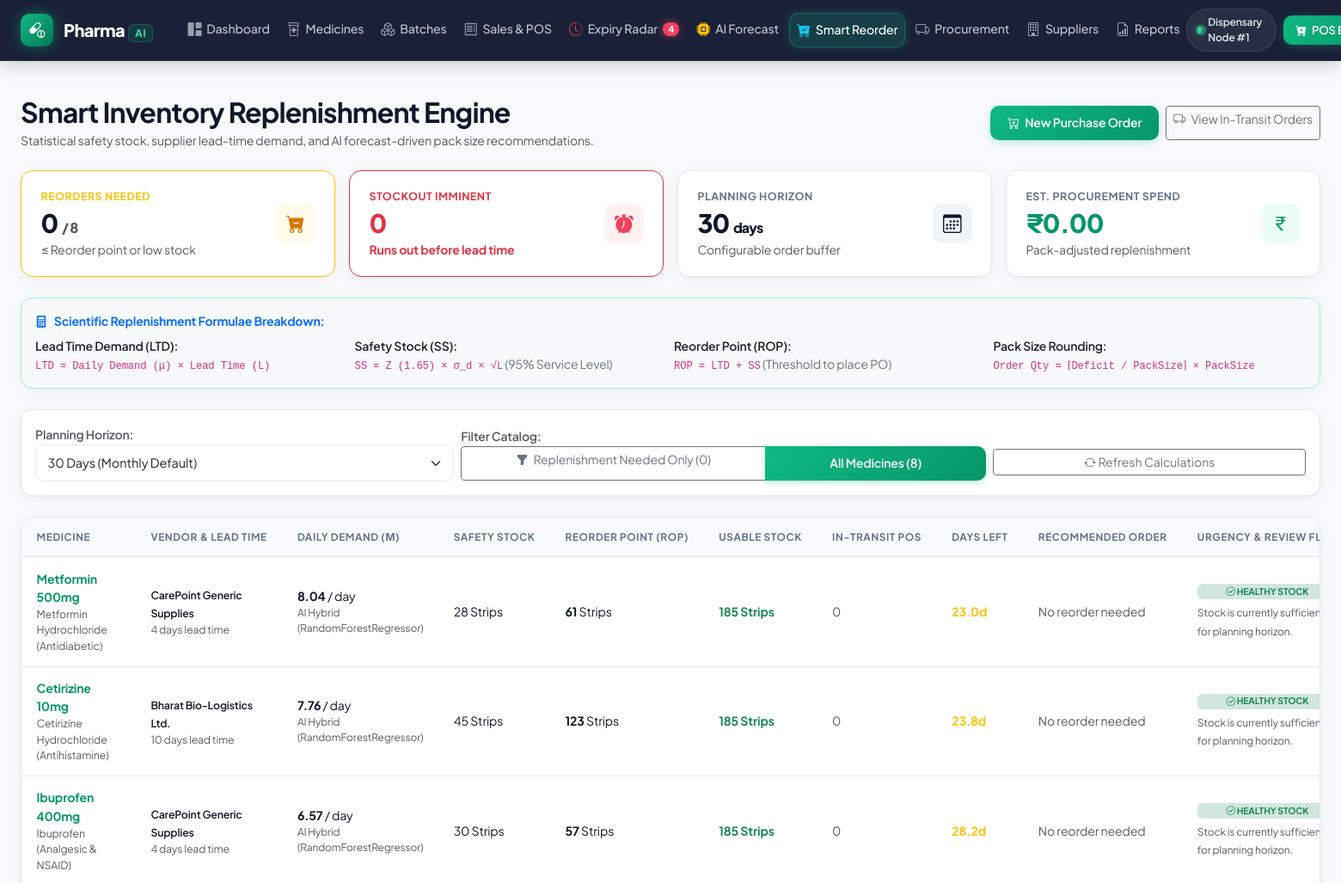
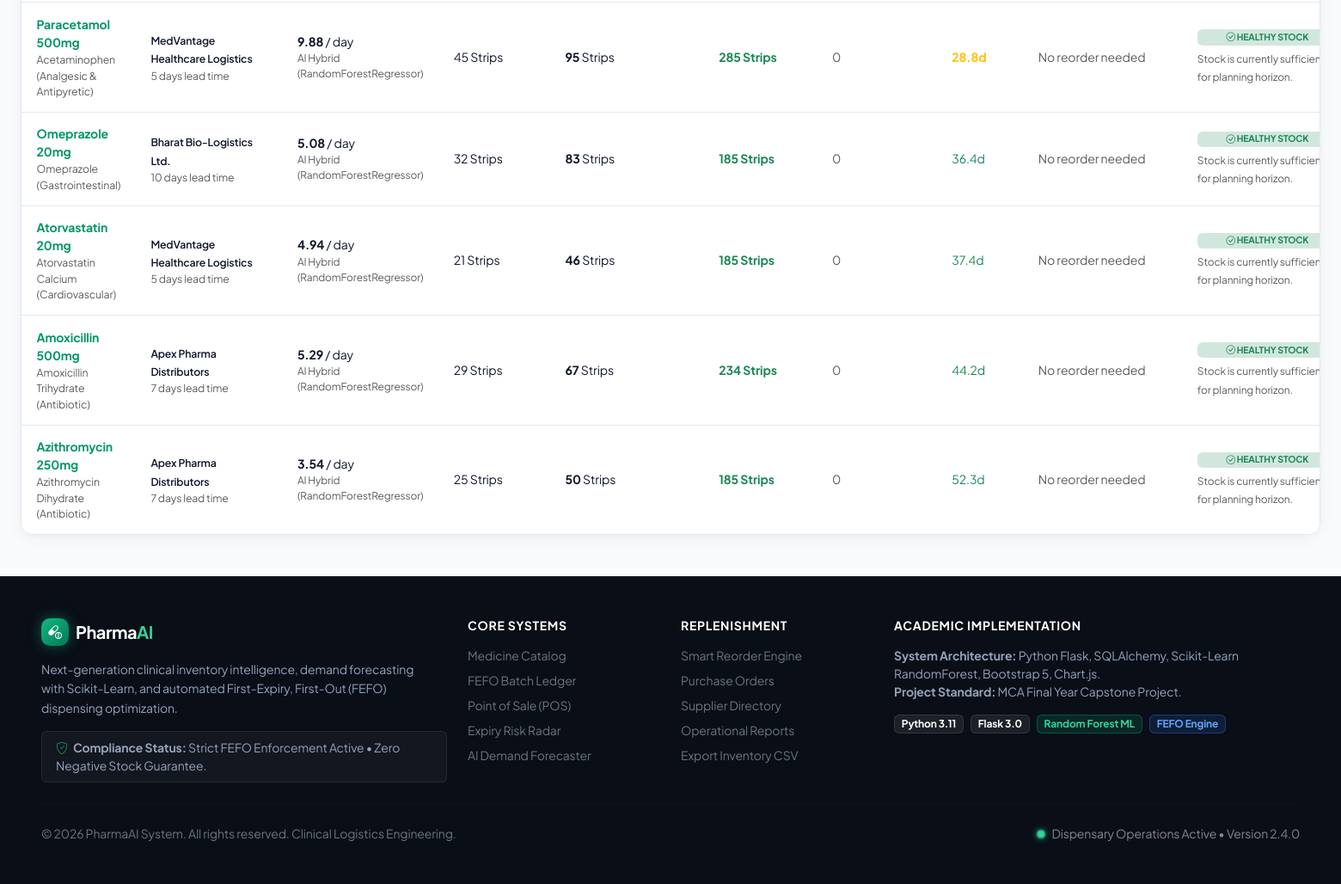
The page /reorder/ (signed in) on the database its author committed (2 pictures, top to bottom).
### models/medicine.py (models this page shows, shortened)
class Medicine(db.Model):
    __tablename__ = "medicines"
    id = db.Column(db.Integer, primary_key=True)
    name = db.Column(db.String(150), nullable=False, index=True)
    generic_name = db.Column(db.String(150), nullable=False, index=True)
    category = db.Column(db.String(80), nullable=False, index=True)
    dosage_form = db.Column(db.String(50), nullable=False)  # Tablet, Capsule, Syrup, etc.
    strength = db.Column(db.String(50), nullable=True)  # e.g., 500mg, 10mg/5ml
    unit = db.Column(db.String(30), nullable=False, default="Strip")  # Strip, Box, Bottle, Vial
    pack_size = db.Column(
        db.Integer, nullable=False, default=10
    )  # Minimum pack bundle for ordering
    reorder_level = db.Column(
        db.Integer, nullable=False, default=50
    )  # Static baseline reorder trigger
    supplier_id = db.Column(db.Integer, db.ForeignKey("suppliers.id"), nullable=True)
    is_active = db.Column(db.Boolean, default=True, nullable=False)
    created_at = db.Column(db.DateTime, default=datetime.utcnow, nullable=False)
    updated_at = db.Column(
        db.DateTime, default=datetime.utcnow, onupdate=datetime.utcnow, nullable=False
    )
    batches = db.relationship(
        "Batch", backref="medicine", lazy="dynamic", cascade="all, delete-orphan"
    )
    daily_sales = db.relationship(
        "DailyMedicineSales", backref="medicine", lazy="dynamic", cascade="all, delete-orphan"
    )
    predictions = db.relationship(
        "DemandPrediction", backref="medicine", lazy="dynamic", cascade="all, delete-orphan"
    )
    stock_movements = db.relationship(
        "StockMovement", backref="medicine", lazy="dynamic", cascade="all, delete-orphan"
    )
    po_items = db.relationship("PurchaseOrderItem", backref="medicine", lazy="dynamic")
    sale_items = db.relationship("SaleItem", backref="medicine", lazy="dynamic")
    @property
    def usable_stock(self) -> int:
        today = date.today()
        usable_batches = [
            b for b in self.batches if b.current_quantity > 0 and b.expiry_date > today
        ]
        return sum(b.current_quantity for b in usable_batches)
    @property
    def is_low_stock(self) -> bool:
        return self.usable_stock <= self.reorder_level
    @property
    def default_selling_price(self) -> float:
        latest_batch = (
            self.batches.filter_by(status="Active")
            .order_by(db.desc("created_at"))
            .first()
        )
        return float(latest_batch.selling_price) if latest_batch else 0.0

### models/supplier.py (models this page shows, shortened)
class Supplier(db.Model):
    __tablename__ = "suppliers"
    id = db.Column(db.Integer, primary_key=True)
    name = db.Column(db.String(150), nullable=False, unique=True, index=True)
    contact_person = db.Column(db.String(100), nullable=True)
    email = db.Column(db.String(120), nullable=True)
    phone = db.Column(db.String(30), nullable=True)
    address = db.Column(db.Text, nullable=True)
    lead_time_days = db.Column(
        db.Integer, default=7, nullable=False
    )  # Crucial for reorder point formulas
    rating = db.Column(db.Float, default=4.5)
    is_active = db.Column(db.Boolean, default=True, nullable=False)
    created_at = db.Column(db.DateTime, default=datetime.utcnow, nullable=False)
    updated_at = db.Column(
        db.DateTime, default=datetime.utcnow, onupdate=datetime.utcnow, nullable=False
    )
    medicines = db.relationship("Medicine", backref="preferred_supplier", lazy="dynamic")
    purchase_orders = db.relationship("PurchaseOrder", backref="supplier", lazy="dynamic")

### routes/reorder_routes.py (the view)
@reorder_bp.route("/")
@login_required
def index():
    horizon_days = request.args.get(
        "horizon", current_app.config.get("DEFAULT_HORIZON_DAYS", 30), type=int
    )
    only_needed = request.args.get("filter", "all") == "needed"
    recommendations = ReorderService.get_all_reorder_recommendations(
        horizon_days=horizon_days, only_needed=only_needed
    )
    total_recs = len(recommendations)
    needed_count = sum(1 for r in recommendations if r["needs_reorder"])
    critical_count = sum(
        1 for r in recommendations if r["urgency"] in ("CRITICAL_STOCKOUT", "HIGH_RISK")
    )
    total_estimated_spend = sum(
        r["estimated_order_cost"] for r in recommendations if r["needs_reorder"]
    )
    return render_template(
        "reorder/index.html",
        recommendations=recommendations,
        horizon_days=horizon_days,
        only_needed=only_needed,
        total_recs=total_recs,
        needed_count=needed_count,
        critical_count=critical_count,
        total_estimated_spend=round(total_estimated_spend, 2),
    )

### templates/reorder/index.html (shortened to what this page needs)
{% extends "base.html" %}
{% block content %}
<div class="container-fluid px-lg-4 py-4">
  <div class="d-flex flex-column flex-md-row justify-content-between align-items-md-center gap-3 mb-4">
    <div>
      <h2 class="fw-bold text-navy mb-1">Smart Inventory Replenishment Engine</h2>
      <p class="text-muted small mb-0">Statistical safety stock, supplier lead-time demand, and AI forecast-driven pack size recommendations.</p>
    </div>
    <div class="d-flex gap-2">
      <a href="{{ url_for('purchase_orders.create') }}" class="btn btn-emerald btn-sm">
        <i class="bi bi-cart-plus me-1"></i> New Purchase Order
      </a>
      <a href="{{ url_for('purchase_orders.index') }}" class="btn btn-outline-secondary btn-sm">
        <i class="bi bi-truck me-1"></i> View In-Transit Orders
      </a>
    </div>
  </div>
  <div class="row g-3 mb-4">
    <div class="col-md-3 col-sm-6">
      <div class="kpi-card border-warning">
        <div>
          <div class="kpi-title text-warning">Reorders Needed</div>
          <div class="kpi-value text-navy">{{ needed_count }} <small class="fs-6 text-muted">/ {{ total_recs }}</small></div>
          <div class="small text-muted mt-1">&le; Reorder point or low stock</div>
        </div>
        <div class="kpi-icon-box kpi-icon-amber"><i class="bi bi-cart-dash-fill"></i></div>
      </div>
    </div>
    <div class="col-md-3 col-sm-6">
      <div class="kpi-card border-danger">
        <div>
          <div class="kpi-title text-danger">Stockout Imminent</div>
          <div class="kpi-value text-danger">{{ critical_count }}</div>
          <div class="small text-danger fw-bold mt-1">Runs out before lead time</div>
        </div>
        <div class="kpi-icon-box kpi-icon-red"><i class="bi bi-alarm-fill"></i></div>
      </div>
    </div>
    <div class="col-md-3 col-sm-6">
      <div class="kpi-card">
        <div>
          <div class="kpi-title">Planning Horizon</div>
          <div class="kpi-value text-navy">{{ horizon_days }} <small class="fs-6">days</small></div>
          <div class="small text-muted mt-1">Configurable order buffer</div>
        </div>
        <div class="kpi-icon-box kpi-icon-navy"><i class="bi bi-calendar3"></i></div>
      </div>
    </div>
    <div class="col-md-3 col-sm-6">
      <div class="kpi-card">
        <div>
          <div class="kpi-title">Est. Procurement Spend</div>
          <div class="kpi-value text-emerald">₹{{ "{:,.2f}".format(total_estimated_spend) }}</div>
          <div class="small text-muted mt-1">Pack-adjusted replenishment</div>
        </div>
        <div class="kpi-icon-box kpi-icon-emerald"><i class="bi bi-currency-rupee"></i></div>
      </div>
    </div>
  </div>
  <div class="card-modern p-3 mb-4 bg-light border-info-subtle">
    <div class="d-flex align-items-center gap-2 mb-2 text-primary fw-bold small">
      <i class="bi bi-calculator-fill"></i> Scientific Replenishment Formulae Breakdown:
    </div>
    <div class="row g-2 small text-secondary">
      <div class="col-md-3 col-sm-6">
        <span class="d-block fw-semibold text-dark">Lead Time Demand (LTD):</span>
        <code>LTD = Daily Demand (μ) × Lead Time (L)</code>
      </div>
      <div class="col-md-3 col-sm-6">
        <span class="d-block fw-semibold text-dark">Safety Stock (SS):</span>
        <code>SS = Z (1.65) × σ_d × √L</code> (95% Service Level)
      </div>
      <div class="col-md-3 col-sm-6">
        <span class="d-block fw-semibold text-dark">Reorder Point (ROP):</span>
        <code>ROP = LTD + SS</code> (Threshold to place PO)
      </div>
      <div class="col-md-3 col-sm-6">
        <span class="d-block fw-semibold text-dark">Pack Size Rounding:</span>
        <code>Order Qty = ⌈Deficit / PackSize⌉ × PackSize</code>
      </div>
    </div>
  </div>
  <div class="card-modern p-3 mb-4">
    <form method="GET" action="{{ url_for('reorder.index') }}" class="row g-2 align-items-center">
      <div class="col-md-4">
        <label class="form-label small fw-semibold text-muted mb-0">Planning Horizon:</label>
        <select class="form-select form-select-sm" name="horizon" onchange="this.form.submit()">
          <option value="30" {% if horizon_days == 30 %}selected{% endif %}>30 Days (Monthly Default)</option>
        </select>
      </div>
      <div class="col-md-5">
        <label class="form-label small fw-semibold text-muted mb-0">Filter Catalog:</label>
        <div class="btn-group w-100" role="group">
          <a href="{{ url_for('reorder.index', horizon=horizon_days, filter='needed') }}" class="btn btn-sm {% if only_needed %}btn-emerald{% else %}btn-outline-secondary{% endif %}">
            <i class="bi bi-funnel-fill me-1"></i> Replenishment Needed Only ({{ needed_count }})
          </a>
          <a href="{{ url_for('reorder.index', horizon=horizon_days, filter='all') }}" class="btn btn-sm {% if not only_needed %}btn-emerald{% else %}btn-outline-secondary{% endif %}">
            All Medicines ({{ total_recs }})
          </a>
        </div>
      </div>
      <div class="col-md-3 text-end">
        <span class="small text-muted d-block">&nbsp;</span>
        <button type="submit" class="btn btn-sm btn-outline-secondary w-100"><i class="bi bi-arrow-repeat"></i> Refresh Calculations</button>
      </div>
    </form>
  </div>
  <div tabindex="0" role="region" aria-label="Smart Reorder Recommendations Table" class="table-wrapper">
    <table class="table-medismart">
      <thead>
        <tr>
          <th>Medicine</th>
          <th>Vendor & Lead Time</th>
          <th>Daily Demand (μ)</th>
          <th>Safety Stock</th>
          <th>Reorder Point (ROP)</th>
          <th>Usable Stock</th>
          <th>In-Transit POs</th>
          <th>Days Left</th>
          <th>Recommended Order</th>
          <th>Urgency & Review Flag</th>
        </tr>
      </thead>
      <tbody>
        {% if recommendations %}
          {% for r in recommendations %}
            <tr {% if r.urgency in ('CRITICAL_STOCKOUT', 'HIGH_RISK') %}style="background-color: var(--alert-bg);"{% elif r.needs_reorder %}style="background-color: var(--warning-bg);"{% endif %}>
              <td>
                <a href="{{ url_for('medicines.view', id=r.medicine_id) }}" class="fw-bold text-navy">
                  {{ r.medicine_name }}
                </a>
                <div class="small text-muted">{{ r.generic_name }} ({{ r.category }})</div>
              </td>
              <td>
                <span class="small fw-semibold">{{ r.supplier_name }}</span>
                <div class="small text-muted">{{ r.lead_time_days }} days lead time</div>
              </td>
              <td>
                <span class="fw-bold">{{ r.predicted_daily_demand }}</span> / day
                <div class="small text-muted" style="font-size: 0.75rem;">{{ r.demand_source }}</div>
              </td>
              <td>{{ r.safety_stock }} {{ r.unit }}s</td>
              <td><strong>{{ r.reorder_point }}</strong> {{ r.unit }}s</td>
              <td>
                {% if r.usable_stock <= 0 %}
                  <span class="badge bg-danger">0 (Out of stock)</span>
                {% elif r.usable_stock <= r.reorder_point %}
                  <span class="text-danger fw-bold">{{ r.usable_stock }} {{ r.unit }}s</span>
                {% else %}
                  <span class="text-success fw-bold">{{ r.usable_stock }} {{ r.unit }}s</span>
                {% endif %}
              </td>
              <td>
                {% if r.incoming_stock > 0 %}
                  <span class="badge bg-info-subtle text-info border">+{{ r.incoming_stock }} ordered</span>
                {% else %}
                  <span class="text-muted">0</span>
                {% endif %}
              </td>
              <td>
                {% if r.days_of_stock <= 0 %}
                  <span class="badge bg-danger">0 Days</span>
                {% elif r.days_of_stock < r.lead_time_days %}
                  <span class="text-danger fw-bold"><i class="bi bi-alarm"></i> {{ r.days_of_stock }}d</span>
                {% elif r.days_of_stock <= 30 %}
                  <span class="text-warning fw-bold">{{ r.days_of_stock }}d</span>
                {% else %}
                  <span class="text-success">{{ r.days_of_stock }}d</span>
                {% endif %}
              </td>
              <td>
                {% if r.recommended_units > 0 %}
                  <span class="fw-bold text-emerald fs-6">{{ r.recommended_units }} {{ r.unit }}s</span>
                  <div class="small text-muted">({{ r.recommended_packs }} packs × {{ r.pack_size }})</div>
                {% else %}
                  <span class="text-muted">No reorder needed</span>
                {% endif %}
              </td>
              <td>
                {% if r.urgency == 'CRITICAL_STOCKOUT' %}
                  <span class="badge bg-danger mb-1 d-block"><i class="bi bi-x-circle-fill"></i> CRITICAL STOCKOUT</span>
                {% elif r.urgency == 'HIGH_RISK' %}
                  <span class="badge bg-danger mb-1 d-block"><i class="bi bi-exclamation-octagon-fill"></i> HIGH RISK (Lead Time)</span>
                {% elif r.urgency == 'REORDER_TRIGGERED' %}
                  <span class="badge bg-warning text-dark mb-1 d-block"><i class="bi bi-cart-dash"></i> REORDER TRIGGERED</span>
                {% else %}
                  <span class="badge bg-success-subtle text-success mb-1 d-block"><i class="bi bi-check-circle"></i> HEALTHY STOCK</span>
                {% endif %}
                <span class="small text-muted" style="font-size: 0.75rem;">{{ r.review_flag }}</span>
              </td>
            </tr>
          {% endfor %}
        {% endif %}
      </tbody>
    </table>
  </div>
</div>
{% endblock %}

### rows shown on the page
Medicine: medicine_name "Metformin 500mg", generic_name "Metformin Hydrochloride", category "Antidiabetic", unit "Strip", unit "Strip", unit "Strip"
Supplier: supplier_name "CarePoint Generic Supplies" "CarePoint Generic Supplies"
Medicine: medicine_name "Cetirizine 10mg", generic_name "Cetirizine Hydrochloride", category "Antihistamine", unit "Strip", unit "Strip", unit "Strip"
Supplier: supplier_name "Bharat Bio-Logistics Ltd." "Bharat Bio-Logistics Ltd."
Medicine: medicine_name "Ibuprofen 400mg", generic_name "Ibuprofen", category "Analgesic & NSAID", unit "Strip", unit "Strip", unit "Strip"
Medicine: medicine_name "Paracetamol 500mg", generic_name "Acetaminophen", category "Analgesic & Antipyretic", unit "Strip", unit "Strip", unit "Strip"
Supplier: supplier_name "MedVantage Healthcare Logistics" "MedVantage Healthcare Logistics"
Medicine: medicine_name "Omeprazole 20mg", generic_name "Omeprazole", category "Gastrointestinal", unit "Strip", unit "Strip", unit "Strip"
Medicine: medicine_name "Atorvastatin 20mg", generic_name "Atorvastatin Calcium", category "Cardiovascular", unit "Strip", unit "Strip", unit "Strip"
Medicine: medicine_name "Amoxicillin 500mg", generic_name "Amoxicillin Trihydrate", category "Antibiotic", unit "Strip", unit "Strip", unit "Strip"
Supplier: supplier_name "Apex Pharma Distributors" "Apex Pharma Distributors"
Medicine: medicine_name "Azithromycin 250mg", generic_name "Azithromycin Dihydrate", category "Antibiotic", unit "Strip", unit "Strip", unit "Strip"

### other values the page prints
{{ critical_expiry_count }} "4"
{{ needed_count }} "0"
{{ total_recs }} "8"
{{ critical_count }} "0"
{{ horizon_days }} "30"
{{ "{:,.2f}".format(total_estimated_spend) }} "0.00"
{{ r.lead_time_days }} "4" "10" "4" "5" "10" "5" "7" "7"
{{ r.predicted_daily_demand }} "8.04" "7.76" "6.57" "9.88" "5.08" "4.94" "5.29" "3.54"
{{ r.demand_source }} "AI Hybrid (RandomForestRegressor)" "AI Hybrid (RandomForestRegressor)" "AI Hybrid (RandomForestRegressor)" "AI Hybrid (RandomForestRegressor)" "AI Hybrid (RandomForestRegressor)" "AI Hybrid (RandomForestRegressor)" "AI Hybrid (RandomForestRegressor)" "AI Hybrid (RandomForestRegressor)"
{{ r.safety_stock }} "28" "45" "30" "45" "32" "21" "29" "25"
{{ r.reorder_point }} "61" "123" "57" "95" "83" "46" "67" "50"
{{ r.usable_stock }} "185" "185" "185" "285" "185" "185" "234" "185"
{{ r.days_of_stock }} "23.0" "23.8" "28.2" "28.8"
{{ r.days_of_stock }} "36.4" "37.4" "44.2" "52.3"
